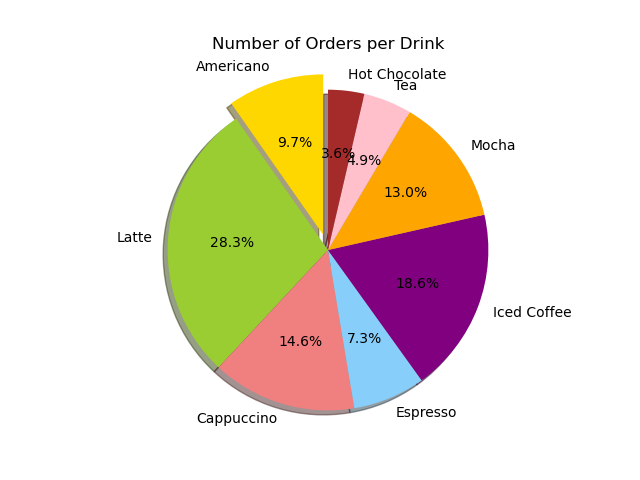

The Python source for this figure:

import matplotlib.pyplot as plt

# Given chart table data
data = [
    {'Drink': 'Americano', 'Number of Orders': 120},
    {'Drink': 'Latte', 'Number of Orders': 350},
    {'Drink': 'Cappuccino', 'Number of Orders': 180},
    {'Drink': 'Espresso', 'Number of Orders': 90},
    {'Drink': 'Iced Coffee', 'Number of Orders': 230},
    {'Drink': 'Mocha', 'Number of Orders': 160},
    {'Drink': 'Tea', 'Number of Orders': 60},
    {'Drink': 'Hot Chocolate', 'Number of Orders': 45}
]

# Extracting drink names and the number of orders for the pie chart
labels = [entry['Drink'] for entry in data]
sizes = [entry['Number of Orders'] for entry in data]

# Define color palette for each slice of the pie chart
colors = [
    'gold', 'yellowgreen', 'lightcoral', 'lightskyblue',
    'purple', 'orange', 'pink', 'brown'
]

# Set up the pie chart with additional visual encodings
explode = (0.1, 0, 0, 0, 0, 0, 0, 0)  # Only "explode" the 1st slice (Americano)

fig1, ax1 = plt.subplots()
ax1.pie(
    sizes, 
    explode=explode, 
    labels=labels, 
    colors=colors,
    autopct='%1.1f%%',   # Adding a percentage to each slice
    shadow=True, 
    startangle=90
)

# Equal aspect ratio ensures that pie is drawn as a circle.
ax1.axis('equal')  

# Optional: Add a title to the figure
plt.title('Number of Orders per Drink')

# Display the pie chart
plt.show()
